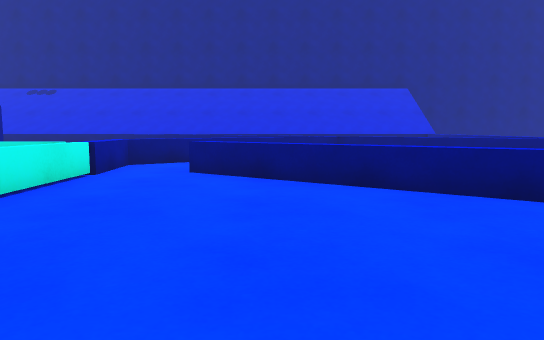
View 1 (above)

16 first-person views from a walk through a 3-D level made in the Unity game engine. The camera is 0.72 m above the floor, tilts 6° down and sees 70° across. The floor is counted in squares, 1 m on a side. Each view is taken from the middle of a square. On the plan, view 1 faces up. The plan holds only what a view shows up to about 11 squares ahead; the rest is blank. The place goes on beyond the plan. The player character is not drawn.

View 2
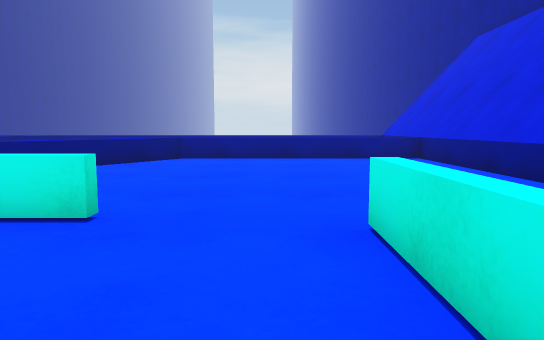

View 3
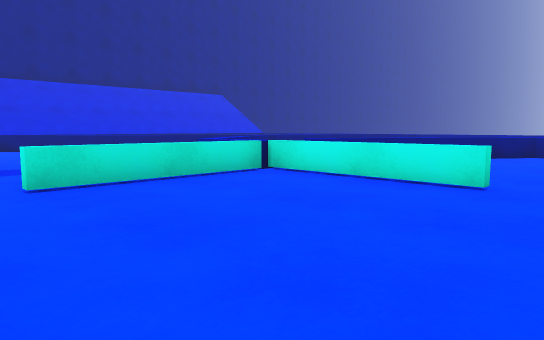

View 4
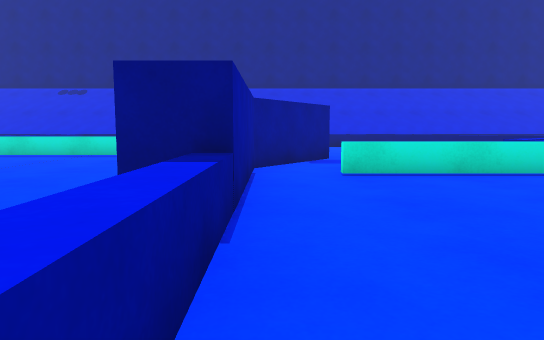

View 5
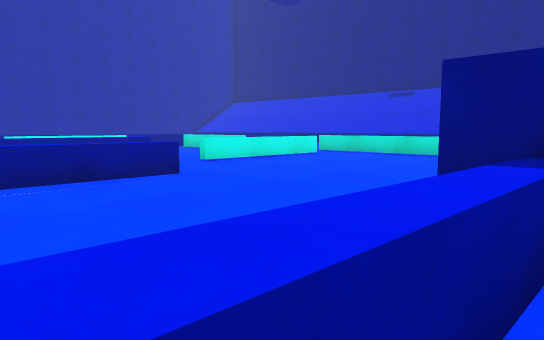

View 6
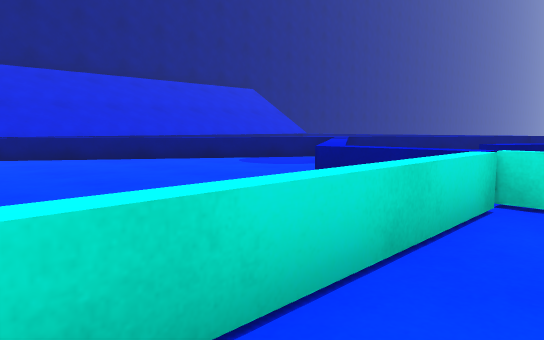

View 7
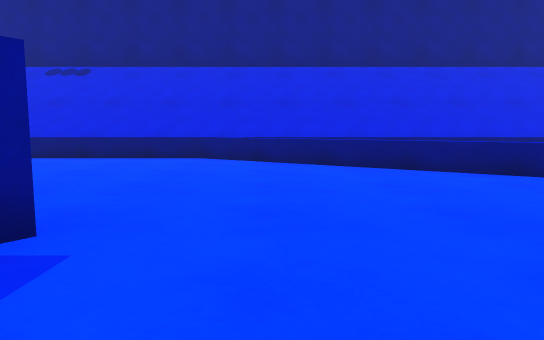

View 8
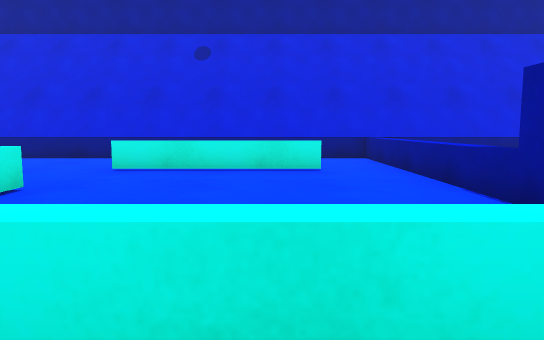

View 9
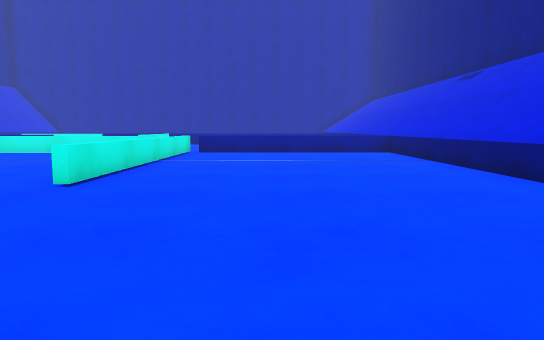

View 10
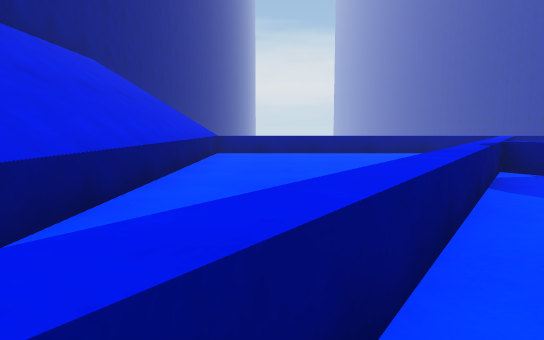

View 11
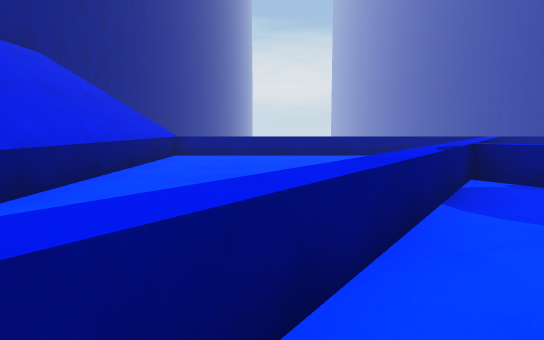

View 12
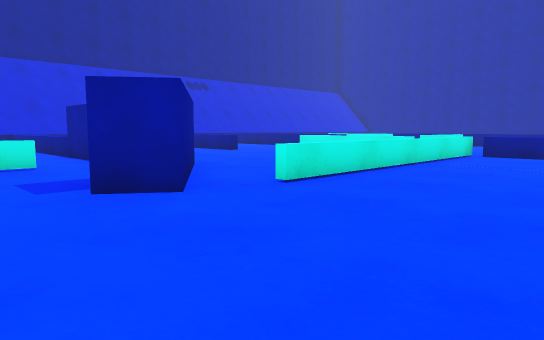

View 13
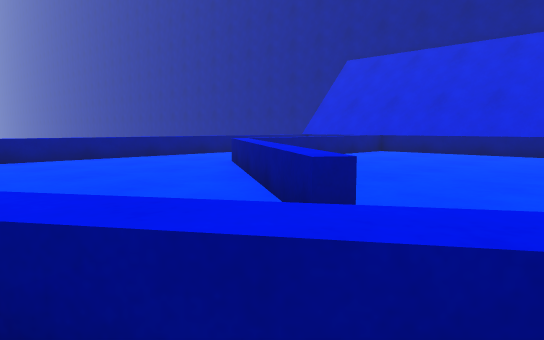

View 14
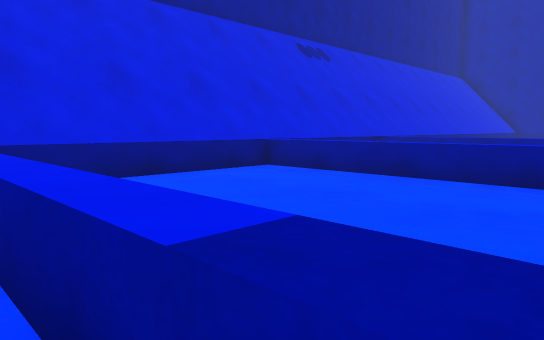

View 15
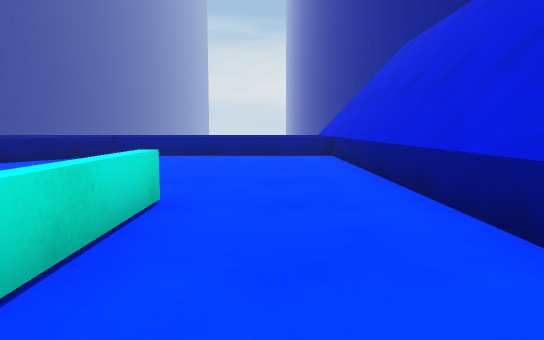

View 16
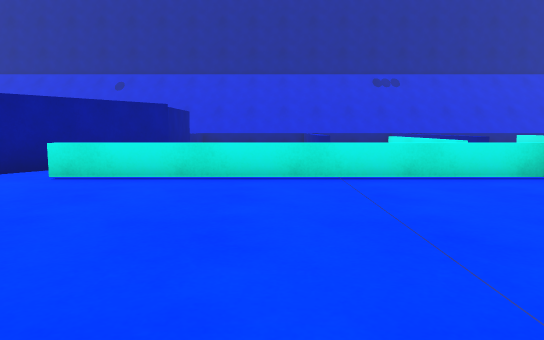

### Floor plan
Key: @ floor where view 1 was taken; # wall or solid block; . floor; = window, fence, low wall or low ledge; ^ raised ledge.
Columns run from 15 left of view 1 to 6 right of it. Each row starts with its distance up from view 1.
 17 ^^^^^^^^^^^^^^^^^^^^^^
 16  ........^^  ........
 15  ..........^=........
 14  ...........^^  .....
 13  .............^=.....
 12  ..............^^  ..
 11  ...............^^=
 10 =======.#.....=^= ^=
  9 =.....###....^=    ===
  8 =.....##....^=#  ... ^
  7 =.....#.... ^.=#.....
  6 =.....#..^^^^.===....
  5 =.....#.....=..=^=#..
  4  .... #.....=....===.
  3  ^... ^.....=.....=^.
  2  ^....^............^
  1  ^....^............^
  0  ^....^.=====..@...^
 -1  ^....^............^
 -2  ^ .. ^............^
 -3 #####################

Where each view was taken, in squares from view 1:
view 1: 0 up, 0 right, facing up
view 2: 1 up, 6 left, facing right
view 3: 1 up, 8 left, facing up-right
view 4: 0 up, 8 left, facing up
view 5: 0 up, 8 left, facing up-left
view 6: 5 up, 7 left, facing up-right
view 7: 7 up, 5 left, facing up
view 8: 7 up, 6 left, facing down
view 9: 13 up, 4 left, facing left
view 10: 15 up, 5 left, facing right
view 11: 14 up, 4 left, facing right
view 12: 14 up, 5 left, facing down-left
view 13: 9 up, 3 left, facing down-right
view 14: 3 up, 8 left, facing down-left
view 15: 1 down, 7 left, facing right
view 16: 16 up, 12 left, facing down
